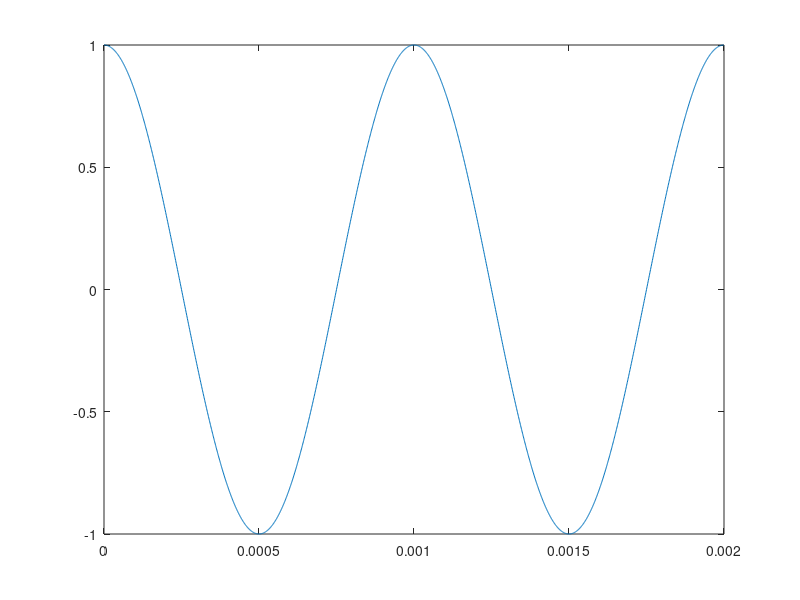

MATLAB code for this plot: (Note: this script raises an error after producing the figure.)
%Assignment 2
fc=10000;
fs=1000000;
f=1000;
t=0:(1/fs):((2/f)-(1/fs));
x=cos(2*pi*f*t);
plot(t,x);
opt=0.5;
y = modulate(x,fc,fs,'amdsb-tc',opt);
plot(t,y);
title('AMDSB-TC');